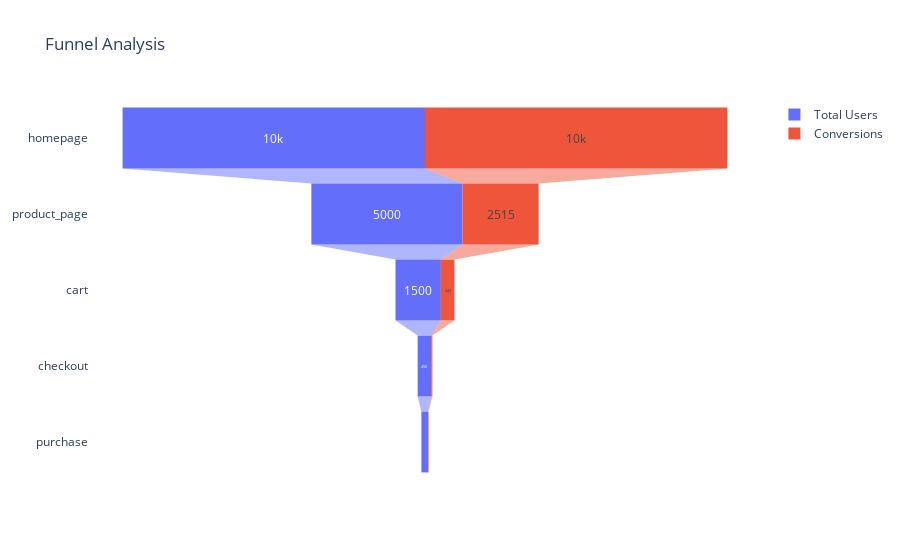

Notebook cell for this chart:
### Code cell
#Funnel Chart 
#left part is the total users, right part is the conversions
#create a funnel chart
fig = go.Figure(go.Funnel(
    y=funnel_stages,
    x=num_users,
    textposition='inside',
    textinfo='value',
    name='Total Users'
))

fig.add_trace(go.Funnel(
    y=funnel_stages,
    x=num_conversions,
    textposition='inside',
    textinfo='value',
    name='Conversions'
))

fig.update_layout(
    title='Funnel Analysis',
    funnelmode = 'stack'
)

fig.show()

### Figure 1 — Plotly figure (JSON) as saved in the notebook; plotly's stock layout.template omitted (floating-point values rounded to 4 significant figures)
{"data": [{"name": "Total Users", "textinfo": "value", "textposition": "inside", "type": "funnel", "x": [10000, 5000, 1500, 450, 225], "y": ["homepage", "product_page", "cart", "checkout", "purchase"]}, {"name": "Conversions", "textinfo": "value", "textposition": "inside", "type": "funnel", "x": [10000, 2515, 449, 36, 14], "y": ["homepage", "product_page", "cart", "checkout", "purchase"]}], "layout": {"funnelmode": "stack", "title": {"text": "Funnel Analysis"}}}
